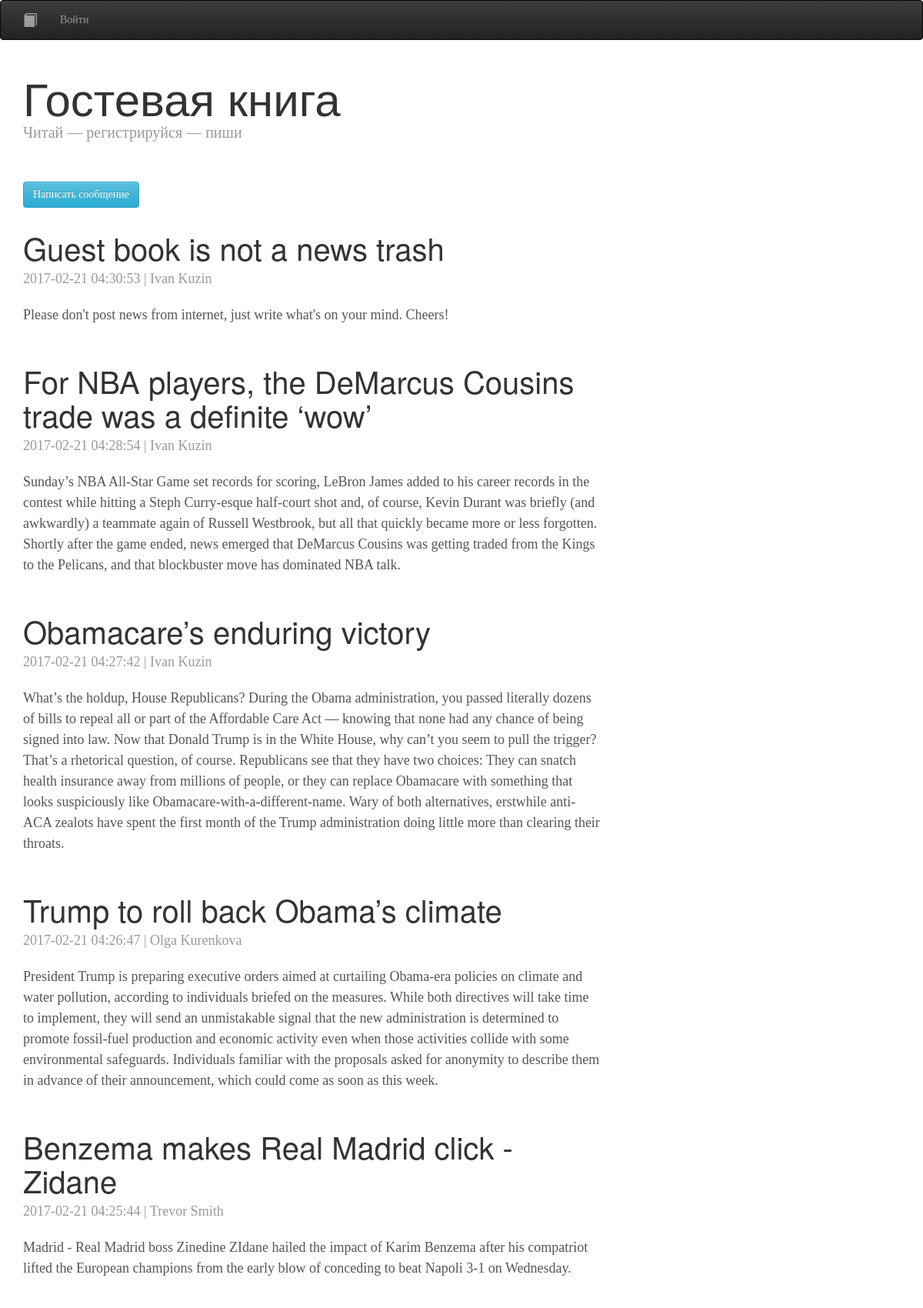
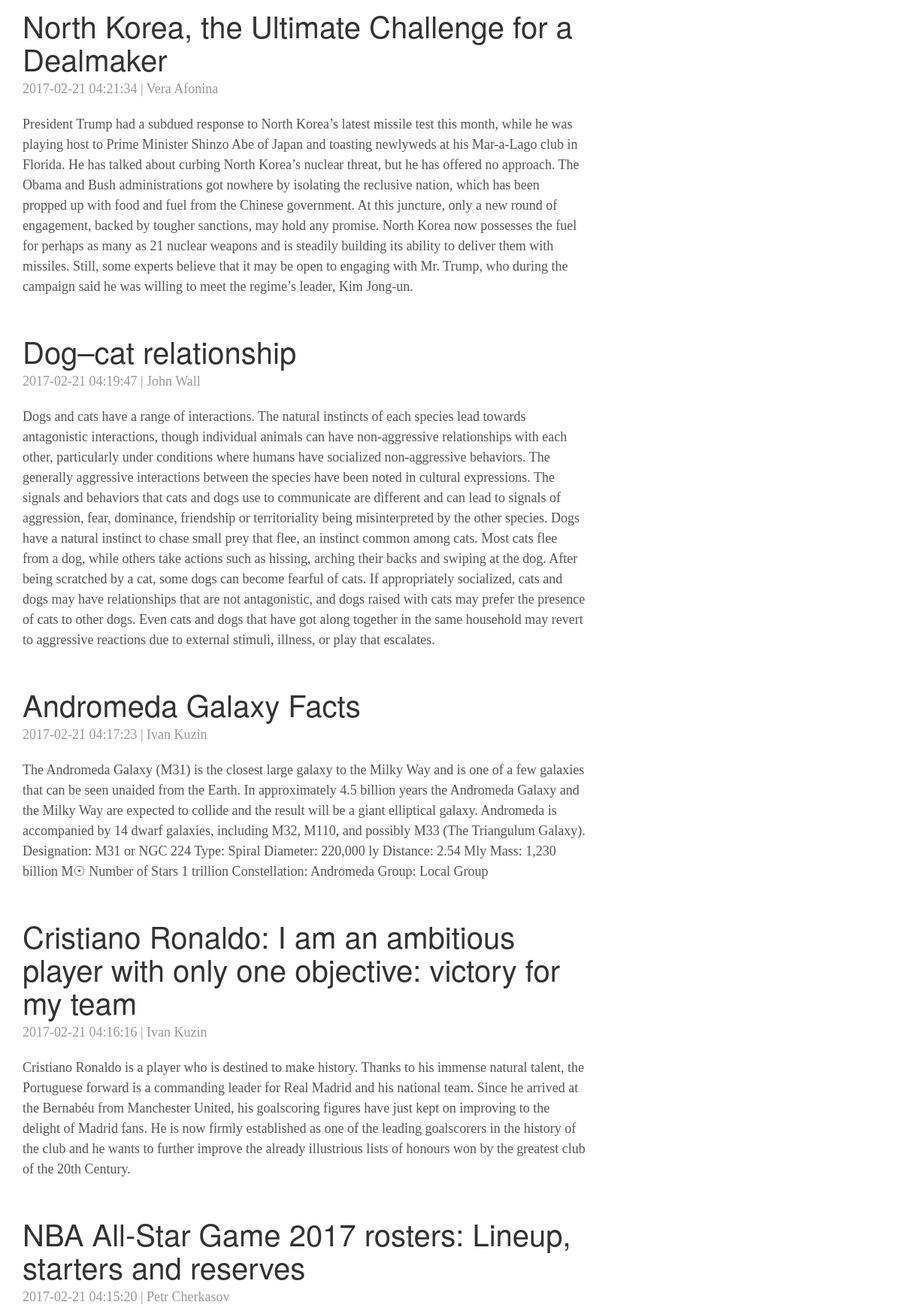
The page / (upper part) on the database its author committed (2 pictures, top to bottom).
### tables this page shows
CREATE TABLE `gb_messages` (
  `ID` int(11) NOT NULL,
  `DATE` datetime NOT NULL DEFAULT CURRENT_TIMESTAMP,
  `AUTHOR_ID` int(11) NOT NULL,
  `TITLE` varchar(255) NOT NULL,
  `MESSAGE` longtext NOT NULL,
  `PUBLISHED` char(1) NOT NULL DEFAULT 'N'
);

CREATE TABLE `gb_user` (
  `ID` int(11) NOT NULL,
  `NAME` varchar(255) NOT NULL,
  `EMAIL` varchar(255) NOT NULL,
  `PASSWORD` varchar(255) NOT NULL,
  `GROUP_ID` int(11) NOT NULL DEFAULT '2'
);

### engine/PDOWorker.php (called while the page is built, shortened)
<?php
class PDOWorker
{
    private static $PDOInstance;
    public function __construct($dbHost, $dbName, $charset, $dbUser, $dbPassword)
    {
        if (!self::$PDOInstance) {
            try {
                self::$PDOInstance = new PDO('mysql:host=' . $dbHost . ';dbname=' . $dbName . ';charset=' . $charset, $dbUser, $dbPassword);
                self::$PDOInstance->setAttribute(PDO::ATTR_EMULATE_PREPARES, false);
            } catch (PDOException $e) {
                file_put_contents(ROOT_DIR . '/engine/log/error.log', date("d.m.Y H:i:s") . ": " . $e->getMessage() . "\n", FILE_APPEND);
                die(DB_CONNECTION_ERROR);
            }
        }
        return self::$PDOInstance;
    }
    public function fetchAllAssoc($statement)
    {
        return self::$PDOInstance->query($statement)->fetchAll(PDO::FETCH_ASSOC);
    }
}

### engine/Prolog.php (called while the page is built, shortened)
<?php
require_once($_SERVER["DOCUMENT_ROOT"] . "/engine/MessagesOutput.php");
require_once($_SERVER["DOCUMENT_ROOT"] . "/engine/Users.php");
$messages = new MessagesOutput();
$users = new Users();

### engine/PaginationTrait.php (called while the page is built, shortened)
<?php
Trait PaginationTrait
{
    public function getPageNum()
    {
        $pageNum = 1;
        return $pageNum;
    }
}

### engine/MessagesOutput.php (called while the page is built, shortened)
<?php
require_once($_SERVER["DOCUMENT_ROOT"] . "/engine/PDOWorker.php");
require_once($_SERVER["DOCUMENT_ROOT"] . "/engine/PaginationTrait.php");
class MessagesOutput
{
    private static $pdoObj = null;
    private $allMessages = "SELECT * FROM `gb_messages`";
    private $publishedMessages = " WHERE PUBLISHED='Y'";
    public function __construct()
    {
        self::$pdoObj = new PDOWorker(DB_HOST, DB_NAME, DB_CHARSET, DB_USER, DB_PASSWORD);
    }
    private function getMessages($options = "")
    {
        return(self::$pdoObj->fetchAllAssoc($this->allMessages . $options));
    }
    public function getUserPage()
    {
        $offset = ($this->getPageNum() - 1) * USER_PAGE_MESSAGES;
        return($this->getMessages($this->publishedMessages . " ORDER BY ID DESC LIMIT " . USER_PAGE_MESSAGES . " OFFSET " . $offset));
    }
}

### engine/Users.php (called while the page is built, shortened)
<?php
require_once($_SERVER["DOCUMENT_ROOT"] . "/engine/PDOWorker.php");
class Users
{
    private static $pdoObj = null;
    public function __construct()
    {
        self::$pdoObj = new PDOWorker(DB_HOST, DB_NAME, DB_CHARSET, DB_USER, DB_PASSWORD);
    }
    public function getUserFields($idArr)
    {
        $users = self::$pdoObj->fetchAllAssoc("SELECT ID, NAME, EMAIL FROM `gb_user` WHERE ID IN (" . implode(',', $idArr) . ")");
        $userFields = [];
        foreach ($users as $user) {
            $userFields[$user["ID"]] = $user;
        }
        return $userFields;
    }
}

### template/elements/gb_messages.php (the view)
<?php
$authorIdArr = [];
$tmpMessages = [];
foreach ($messages->getUserPage() as $k => $v) {
    $authorIdArr[$k] = $v["AUTHOR_ID"];
    $tmpMessages[$k] = $v;
}
$authorFields = $users->getUserFields($authorIdArr);
foreach ($tmpMessages as $message): ?>
    <div class="gb-post">
        <h2 class="gb-post-title"><?=$message["TITLE"]?></h2>
        <p class="gb-post-meta"><?=$message["DATE"]?> | <?=$authorFields[$message["AUTHOR_ID"]]["NAME"]?></p>
        <p><?=$message["MESSAGE"]?></p>
    </div>
<? endforeach; ?>

### template/css/style.css (style rules this page uses)
html { position: relative; min-height: 100%; }
body { font-family: Georgia, "Times New Roman", Times, serif; color: #555; margin-bottom: 180px; }
h1, h2 { margin-top: 0; font-family: "Helvetica Neue", Helvetica, Arial, sans-serif; font-weight: normal; color: #333; }
.gb-post { margin-bottom: 50px; }
.gb-post-title { margin-bottom: 5px; font-size: 40px; }
.gb-post-meta { margin-bottom: 20px; color: #999; }

### rows shown on the page
gb_messages: TITLE "Guest book is not a news trash", DATE "2017-02-21 04:30:53", AUTHOR_ID.NAME "Ivan Kuzin", MESSAGE "Please don't post news from internet, just write what's on your mind. Cheers!"
gb_messages: TITLE "For NBA players, the DeMarcus Cousins trade was a definite ‘wow’", DATE "2017-02-21 04:28:54", AUTHOR_ID.NAME "Ivan Kuzin", MESSAGE "Sunday’s NBA All-Star Game set records for scoring, LeBron James added to his career records in the contest while hitting a Steph Curry-esque half-court shot and, of course, Kevin Durant was briefly (and awkwardly) a teammate again of Russell Westbrook, but all that quickly became more or less forgotten. Shortly after the game ended, news emerged that DeMarcus Cousins was getting traded from the Kings to the Pelicans, and that blockbuster move has dominated NBA talk."
gb_messages: TITLE "Obamacare’s enduring victory", DATE "2017-02-21 04:27:42", AUTHOR_ID.NAME "Ivan Kuzin", MESSAGE "What’s the holdup, House Republicans? During the Obama administration, you passed literally dozens of bills to repeal all or part of the Affordable Care Act — knowing that none had any chance of being signed into law. Now that Donald Trump is in the White House, why can’t you seem to pull the trigger? That’s a rhetorical question, of course. Republicans see that they have two choices: They can snatch health insurance away from millions of people, or they can replace Obamacare with something that looks suspiciously like Obamacare-with-a-different-name. Wary of both alternatives, erstwhile anti-ACA zealots have spent the first month of the Trump administration doing little more than clearing…"
gb_messages: TITLE "Trump to roll back Obama’s climate", DATE "2017-02-21 04:26:47", AUTHOR_ID.NAME "Olga Kurenkova", MESSAGE "President Trump is preparing executive orders aimed at curtailing Obama-era policies on climate and water pollution, according to individuals briefed on the measures. While both directives will take time to implement, they will send an unmistakable signal that the new administration is determined to promote fossil-fuel production and economic activity even when those activities collide with some environmental safeguards. Individuals familiar with the proposals asked for anonymity to describe them in advance of their announcement, which could come as soon as this week."
gb_messages: TITLE "Benzema makes Real Madrid click - Zidane", DATE "2017-02-21 04:25:44", AUTHOR_ID.NAME "Trevor Smith", MESSAGE "Madrid - Real Madrid boss Zinedine ZIdane hailed the impact of Karim Benzema after his compatriot lifted the European champions from the early blow of conceding to beat Napoli 3-1 on Wednesday."
gb_messages: TITLE "North Korea, the Ultimate Challenge for a Dealmaker", DATE "2017-02-21 04:21:34", AUTHOR_ID.NAME "Vera Afonina", MESSAGE "President Trump had a subdued response to North Korea’s latest missile test this month, while he was playing host to Prime Minister Shinzo Abe of Japan and toasting newlyweds at his Mar-a-Lago club in Florida. He has talked about curbing North Korea’s nuclear threat, but he has offered no approach. The Obama and Bush administrations got nowhere by isolating the reclusive nation, which has been propped up with food and fuel from the Chinese government. At this juncture, only a new round of engagement, backed by tougher sanctions, may hold any promise. North Korea now possesses the fuel for perhaps as many as 21 nuclear weapons and is steadily building its ability to deliver them with…"
gb_messages: TITLE "Dog–cat relationship", DATE "2017-02-21 04:19:47", AUTHOR_ID.NAME "John Wall", MESSAGE "Dogs and cats have a range of interactions. The natural instincts of each species lead towards antagonistic interactions, though individual animals can have non-aggressive relationships with each other, particularly under conditions where humans have socialized non-aggressive behaviors. The generally aggressive interactions between the species have been noted in cultural expressions. The signals and behaviors that cats and dogs use to communicate are different and can lead to signals of aggression, fear, dominance, friendship or territoriality being misinterpreted by the other species. Dogs have a natural instinct to chase small prey that flee, an instinct common among cats. Most cats flee…"
gb_messages: TITLE "Andromeda Galaxy Facts", DATE "2017-02-21 04:17:23", AUTHOR_ID.NAME "Ivan Kuzin", MESSAGE "The Andromeda Galaxy (M31) is the closest large galaxy to the Milky Way and is one of a few galaxies that can be seen unaided from the Earth. In approximately 4.5 billion years the Andromeda Galaxy and the Milky Way are expected to collide and the result will be a giant elliptical galaxy. Andromeda is accompanied by 14 dwarf galaxies, including M32, M110, and possibly M33 (The Triangulum Galaxy). Designation: M31 or NGC 224 Type: Spiral Diameter: 220,000 ly Distance: 2.54 Mly Mass: 1,230 billion M☉ Number of Stars 1 trillion Constellation: Andromeda Group: Local Group"
gb_messages: TITLE "Cristiano Ronaldo: I am an ambitious player with only one objective: victory for my team", DATE "2017-02-21 04:16:16", AUTHOR_ID.NAME "Ivan Kuzin", MESSAGE "Cristiano Ronaldo is a player who is destined to make history. Thanks to his immense natural talent, the Portuguese forward is a commanding leader for Real Madrid and his national team. Since he arrived at the Bernabéu from Manchester United, his goalscoring figures have just kept on improving to the delight of Madrid fans. He is now firmly established as one of the leading goalscorers in the history of the club and he wants to further improve the already illustrious lists of honours won by the greatest club of the 20th Century."
gb_messages: TITLE "NBA All-Star Game 2017 rosters: Lineup, starters and reserves", DATE "2017-02-21 04:15:20", AUTHOR_ID.NAME "Petr Cherkasov"

### other values the page prints
LOGIN_OPTION "Войти"
INDEX_TITLE "Гостевая книга"
INDEX_SUB_TITLE "Читай — регистрируйся — пиши"
WRITE_MESSAGE_BUTTON "Написать сообщение"
